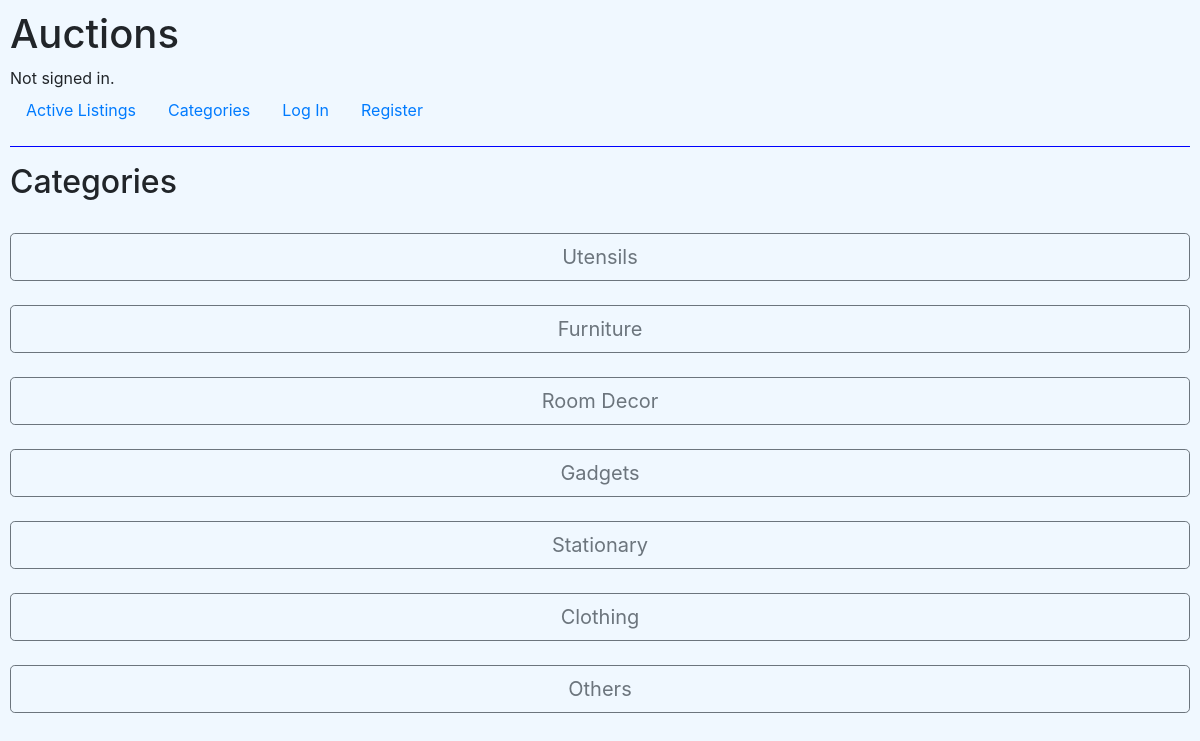
The page /category on the database its author committed.
### auctions/models.py (models this page shows, shortened)
class Category(models.Model):
    name = models.CharField(max_length=64)

### auctions/views.py (the view)
# urls.py: path("category", views.category, name = "category"),
def category(request):
    return render(request, "auctions/category.html", {
        "categorys": Category.objects.all()
    })

### auctions/templates/auctions/category.html
{% extends "auctions/layout.html" %}
{% block body %}
<h2>Categories</h2>
<br>
{% for category in categorys %}
<div><a href="{% url 'catlist' category.id %}" class="btn btn-outline-secondary btn-lg btn-block">{{ category.name }}</a></div>
<br>
{% endfor %}
{% endblock body %}

### rows shown on the page
Category: name "Utensils"
Category: name "Furniture"
Category: name "Room Decor"
Category: name "Gadgets"
Category: name "Stationary"
Category: name "Clothing"
Category: name "Others"
